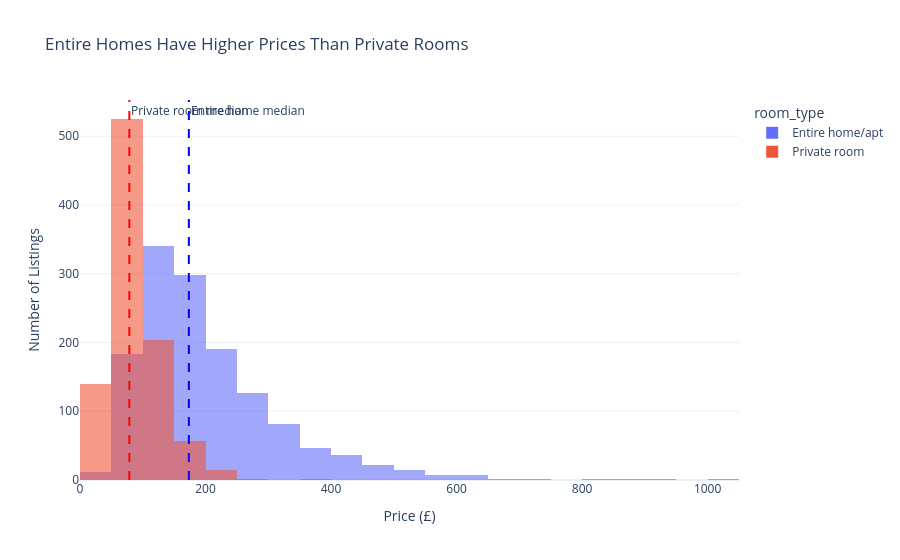

Notebook cell for this chart:
### Markdown cell above
## Task 1 — Histogram: price by room type (overlapping distributions)

**What to build:** A histogram showing price distributions for **Entire home/apt vs Private room** (exclude Shared room — too few observations) overlaid on the same chart.

**Requirements:**
- Both room types on the same chart (use `color='room_type'`)
- `barmode='overlay'` with `opacity=0.6` so both distributions are visible
- A vertical line for the median of EACH room type, differently coloured
- Insight title comparing the two distributions

### Code cell
import plotly.express as px
import plotly.graph_objects as go

# Filter the two room types
hist_df = df[df['room_type'].isin(
    ['Entire home/apt', 'Private room']
)]

# Calculate medians
medians = hist_df.groupby('room_type')['price'].median()

# Create histogram
fig = px.histogram(
    hist_df,
    x='price',
    color='room_type',
    barmode='overlay',
    opacity=0.6,
    nbins=40,
    title='Entire Homes Have Higher Prices Than Private Rooms'
)

# Add median lines
fig.add_vline(
    x=medians['Entire home/apt'],
    line_color='blue',
    line_dash='dash',
    annotation_text='Entire home median'
)

fig.add_vline(
    x=medians['Private room'],
    line_color='red',
    line_dash='dash',
    annotation_text='Private room median'
)

fig.update_layout(
    xaxis_title='Price (£)',
    yaxis_title='Number of Listings',
    template='plotly_white'
)

fig.show()

### Figure 1 — Plotly figure (JSON) as saved in the notebook; plotly's stock layout.template omitted (floating-point values rounded to 4 significant figures; data arrays with more than 128 entries replaced by an {"elided": "..."} marker saying what was removed)
{"data": [{"bingroup": "x", "hovertemplate": "room_type=Entire home/apt<br>price=%{x}<br>count=%{y}<extra></extra>", "legendgroup": "Entire home/apt", "marker": {"color": "#636efa", "opacity": 0.6, "pattern": {"shape": ""}}, "name": "Entire home/apt", "nbinsx": 40, "orientation": "v", "showlegend": true, "type": "histogram", "x": {"elided": "1374 float values"}, "xaxis": "x", "yaxis": "y"}, {"bingroup": "x", "hovertemplate": "room_type=Private room<br>price=%{x}<br>count=%{y}<extra></extra>", "legendgroup": "Private room", "marker": {"color": "#EF553B", "opacity": 0.6, "pattern": {"shape": ""}}, "name": "Private room", "nbinsx": 40, "orientation": "v", "showlegend": true, "type": "histogram", "x": {"elided": "944 float values"}, "xaxis": "x", "yaxis": "y"}], "layout": {"annotations": [{"showarrow": false, "text": "Entire home median", "x": 173.4, "xanchor": "left", "xref": "x", "y": 1, "yanchor": "top", "yref": "y domain"}, {"showarrow": false, "text": "Private room median", "x": 78.63, "xanchor": "left", "xref": "x", "y": 1, "yanchor": "top", "yref": "y domain"}], "barmode": "overlay", "legend": {"title": {"text": "room_type"}, "tracegroupgap": 0}, "shapes": [{"line": {"color": "blue", "dash": "dash"}, "type": "line", "x0": 173.4, "x1": 173.4, "xref": "x", "y0": 0, "y1": 1, "yref": "y domain"}, {"line": {"color": "red", "dash": "dash"}, "type": "line", "x0": 78.63, "x1": 78.63, "xref": "x", "y0": 0, "y1": 1, "yref": "y domain"}], "title": {"text": "Entire Homes Have Higher Prices Than Private Rooms"}, "xaxis": {"anchor": "y", "domain": [0, 1], "title": {"text": "Price (£)"}}, "yaxis": {"anchor": "x", "domain": [0, 1], "title": {"text": "Number of Listings"}}}}
